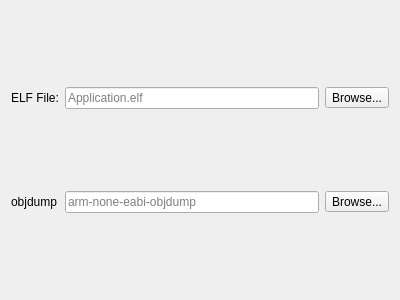
<?xml version="1.0" encoding="UTF-8"?>
<ui version="4.0">
 <class>SettingsForm</class>
 <widget class="QWidget" name="SettingsForm">
  <property name="geometry">
   <rect>
    <x>0</x>
    <y>0</y>
    <width>400</width>
    <height>300</height>
   </rect>
  </property>
  <property name="windowTitle">
   <string>Form</string>
  </property>
  <layout class="QGridLayout" name="gridLayout">
   <item row="0" column="1">
    <widget class="QLineEdit" name="elf_file_lineedit">
     <property name="placeholderText">
      <string>Application.elf</string>
     </property>
    </widget>
   </item>
   <item row="0" column="0">
    <widget class="QLabel" name="elf_file_label">
     <property name="text">
      <string>ELF File:</string>
     </property>
    </widget>
   </item>
   <item row="1" column="1">
    <widget class="QLineEdit" name="objdump_lineedit">
     <property name="placeholderText">
      <string>arm-none-eabi-objdump</string>
     </property>
    </widget>
   </item>
   <item row="1" column="0">
    <widget class="QLabel" name="objdump_label">
     <property name="text">
      <string>objdump</string>
     </property>
    </widget>
   </item>
   <item row="1" column="2">
    <widget class="QToolButton" name="objdump_browse_button">
     <property name="text">
      <string>Browse...</string>
     </property>
     <property name="icon">
      <iconset theme="document-open">
       <normaloff>.</normaloff>.</iconset>
     </property>
     <property name="toolButtonStyle">
      <enum>Qt::ToolButtonTextBesideIcon</enum>
     </property>
    </widget>
   </item>
   <item row="0" column="2">
    <widget class="QToolButton" name="elf_file_browse_button">
     <property name="text">
      <string>Browse...</string>
     </property>
     <property name="icon">
      <iconset theme="document-open">
       <normaloff>.</normaloff>.</iconset>
     </property>
     <property name="toolButtonStyle">
      <enum>Qt::ToolButtonTextBesideIcon</enum>
     </property>
    </widget>
   </item>
  </layout>
 </widget>
 <resources/>
 <connections/>
</ui>
